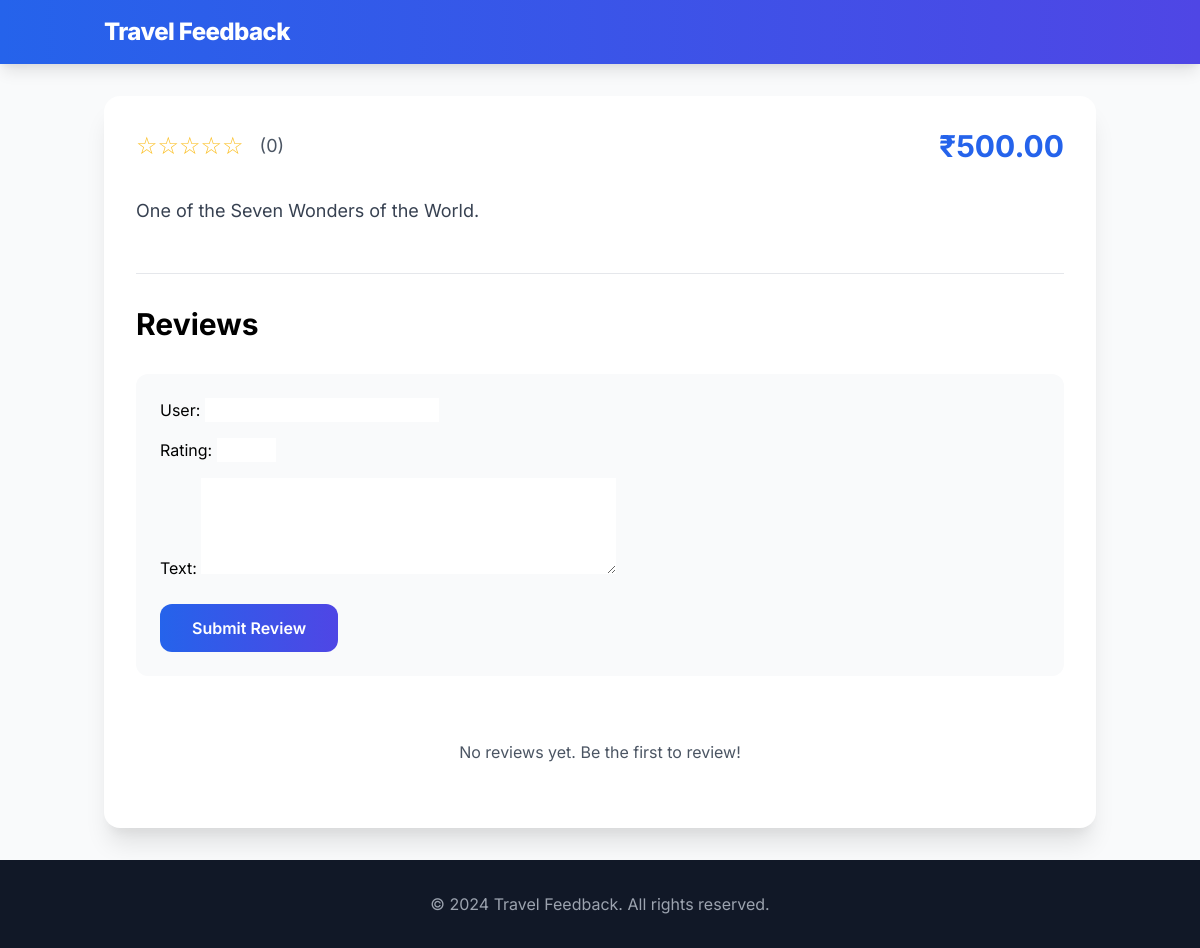
The page /place/2/ on the database as committed earlier.
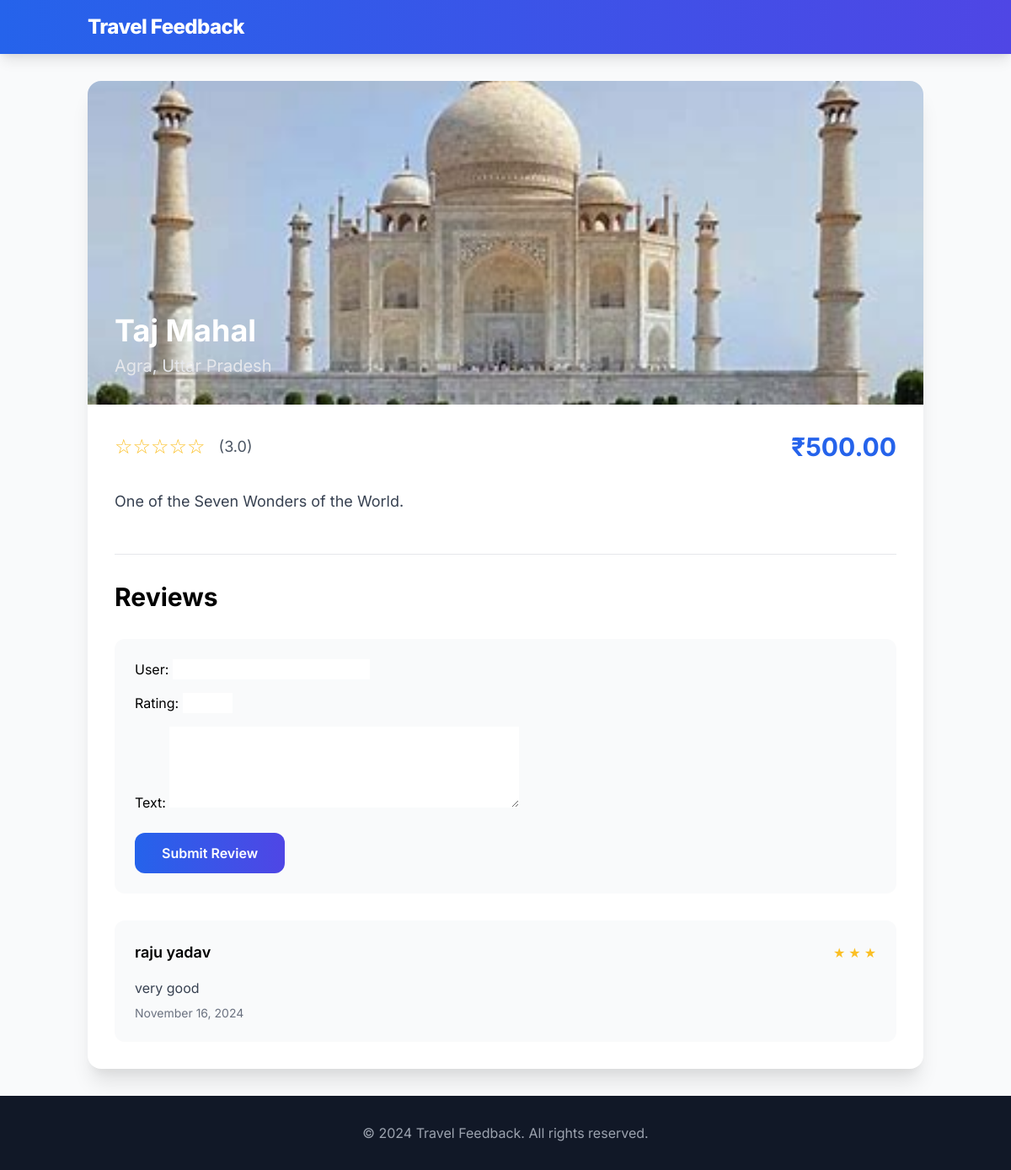
The same page on the database as committed later.
### places/models.py (models this page shows, shortened)
class Place(models.Model):
    name = models.CharField(max_length=100)
    city = models.CharField(max_length=50)
    state = models.CharField(max_length=50)
    description = models.TextField()
    price = models.DecimalField(
        max_digits=10,
        decimal_places=2,
        validators=[MinValueValidator(0)]
    )
    image = models.ImageField(upload_to='places/', null=True, blank=True)
    created_at = models.DateTimeField(auto_now_add=True)
    updated_at = models.DateTimeField(auto_now=True)
    def average_rating(self):
        avg = self.reviews.aggregate(models.Avg('rating'))['rating__avg']
        return round(avg, 1) if avg else 0

class Review(models.Model):
    place = models.ForeignKey(
        Place,
        on_delete=models.CASCADE,
        related_name='reviews',
        null=True,
        blank=True
    )
    hotel = models.ForeignKey(
        Hotel,
        on_delete=models.CASCADE,
        related_name='reviews',
        null=True,
        blank=True
    )
    user = models.CharField(max_length=50)
    rating = models.IntegerField(
        validators=[
            MinValueValidator(1),
            MaxValueValidator(5)
        ]
    )
    text = models.TextField()
    created_at = models.DateTimeField(auto_now_add=True)

### places/views.py (the view, shortened to what this page needs)
# urls.py: path('place/<int:pk>/', views.place_detail, name='place_detail'),
def place_detail(request, pk):
    place = get_object_or_404(Place, pk=pk)
    reviews = place.reviews.all().order_by('-created_at')
    form = ReviewForm()
    context = {
        'place': place,
        'reviews': reviews,
        'form': form,
    }
    return render(request, 'places/place_detail.html', context)

### places/forms.py
class ReviewForm(forms.ModelForm):
    class Meta:
        model = Review
        fields = ['user', 'rating', 'text']
        widgets = {
            'rating': forms.NumberInput(attrs={'min': 1, 'max': 5}),
            'text': forms.Textarea(attrs={'rows': 4}),
        }

### places/templatetags/custom_filters.py (called while the page is built)
@register.filter
def multiply(value, arg):
    return value * arg

### places/templates/places/place_detail.html (shortened to what this page needs)
{% extends 'places/base.html' %}
{% load custom_filters %}
{% block content %}
<div class="max-w-5xl mx-auto bg-white rounded-2xl shadow-xl overflow-hidden">
    {% if place.image %}
    <div class="relative h-96">
        <img src="{{ place.image.url }}" alt="{{ place.name }}"
             class="w-full h-full object-cover" />
        <div class="absolute inset-0 bg-gradient-to-t from-black/70 via-black/30 to-transparent"></div>
        <div class="absolute bottom-0 left-0 right-0 p-8">
            <h1 class="text-4xl font-bold text-white mb-2">{{ place.name }}</h1>
            <p class="text-xl text-gray-200">{{ place.city }}, {{ place.state }}</p>
        </div>
    </div>
    {% endif %}
    <div class="p-8">
        <div class="flex items-center justify-between mb-8">
            <div class="flex items-center space-x-4">
                <div class="flex items-center">
                    {% for i in "12345" %}
                    <span class="text-yellow-400 text-2xl">{% if forloop.counter <= place.average_rating|floatformat:"0" %}★{% else %}☆{% endif %}</span>
                    {% endfor %}
                </div>
                <span class="text-lg text-gray-600">({{ place.average_rating }})</span>
            </div>
            <p class="text-3xl font-bold text-blue-600">₹{{ place.price }}</p>
        </div>
        <div class="prose max-w-none mb-12">
            <p class="text-gray-700 text-lg leading-relaxed">{{ place.description }}</p>
        </div>
        <div class="border-t border-gray-200 pt-8">
            <h2 class="text-3xl font-bold mb-8">Reviews</h2>
            <form method="POST" class="bg-gray-50 p-6 rounded-xl mb-8">
                <div class="space-y-4">
                    {{ form.as_p|safe }}
                </div>
                <button type="submit"
                    class="mt-6 w-full md:w-auto px-8 py-3 bg-gradient-to-r from-blue-600 to-indigo-600 text-white rounded-xl font-semibold hover:shadow-lg transform transition-all duration-300 hover:-translate-y-1">
                    Submit Review
                </button>
            </form>
            <div class="space-y-6">
                {% for review in reviews %}
                <div class="bg-gray-50 rounded-xl p-6">
                    <div class="flex items-center justify-between mb-4">
                        <span class="font-semibold text-lg">{{ review.user }}</span>
                        <div class="flex items-center space-x-1">
                            {% for _ in "★"|multiply:review.rating %}
                            <span class="text-yellow-400">★</span>
                            {% endfor %}
                        </div>
                    </div>
                    <p class="text-gray-700 mb-2">{{ review.text }}</p>
                    <p class="text-sm text-gray-500">{{ review.created_at|date:"F j, Y" }}</p>
                </div>
                {% empty %}
                <p class="text-center text-gray-600 py-8">No reviews yet. Be the first to review!</p>
                {% endfor %}
            </div>
        </div>
    </div>
</div>
{% endblock %}

Rows that differ between the two databases and show on the page:
changed Place "One of the Seven Wonders of the World.": image empty → "places/taj.jpg" (drawn); image: picture added; name (not shown) → "Taj Mahal"; city (not shown) → "Agra"; state (not shown) → "Uttar Pradesh"; average_rating "0" → "3.0"
added Review: user "raju yadav", rating 3 (drawn), text "very good", created_at "November 16, 2024"
Other text that changed with them:
text no longer shown: "No reviews yet. Be the first to review!"
